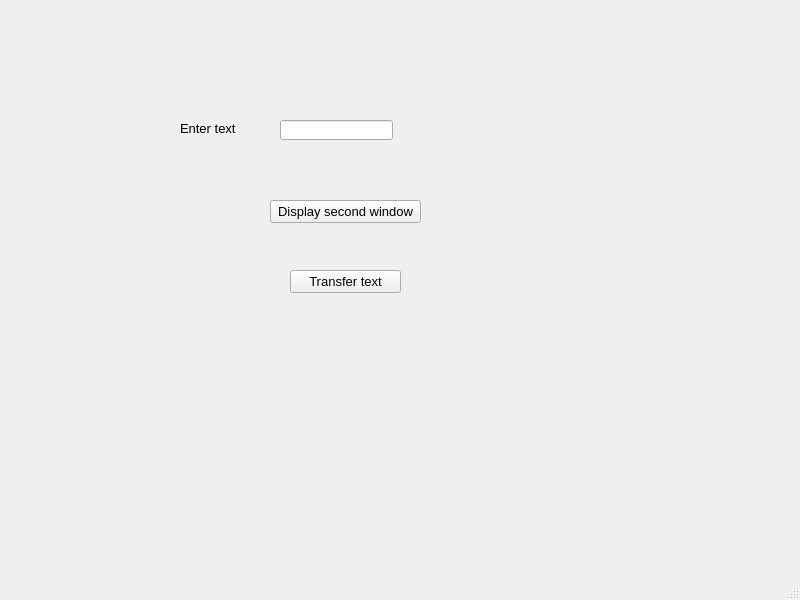
<?xml version="1.0" encoding="UTF-8"?>
<ui version="4.0">
 <class>firstWindow</class>
 <widget class="QMainWindow" name="firstWindow">
  <property name="geometry">
   <rect>
    <x>0</x>
    <y>0</y>
    <width>800</width>
    <height>600</height>
   </rect>
  </property>
  <property name="font">
   <font>
    <family>Arial</family>
    <pointsize>10</pointsize>
   </font>
  </property>
  <property name="windowTitle">
   <string>First Window</string>
  </property>
  <widget class="QWidget" name="centralwidget">
   <widget class="QLabel" name="lblText">
    <property name="geometry">
     <rect>
      <x>180</x>
      <y>120</y>
      <width>71</width>
      <height>16</height>
     </rect>
    </property>
    <property name="text">
     <string>Enter text</string>
    </property>
   </widget>
   <widget class="QLineEdit" name="txtInput">
    <property name="geometry">
     <rect>
      <x>280</x>
      <y>120</y>
      <width>113</width>
      <height>20</height>
     </rect>
    </property>
   </widget>
   <widget class="QPushButton" name="btnDisplay">
    <property name="geometry">
     <rect>
      <x>270</x>
      <y>200</y>
      <width>151</width>
      <height>23</height>
     </rect>
    </property>
    <property name="text">
     <string>Display second window</string>
    </property>
   </widget>
   <widget class="QPushButton" name="btnTransfer">
    <property name="geometry">
     <rect>
      <x>290</x>
      <y>270</y>
      <width>111</width>
      <height>23</height>
     </rect>
    </property>
    <property name="text">
     <string>Transfer text</string>
    </property>
   </widget>
  </widget>
  <widget class="QMenuBar" name="menubar">
   <property name="geometry">
    <rect>
     <x>0</x>
     <y>0</y>
     <width>800</width>
     <height>22</height>
    </rect>
   </property>
  </widget>
  <widget class="QStatusBar" name="statusbar"/>
 </widget>
 <resources/>
 <connections/>
</ui>
